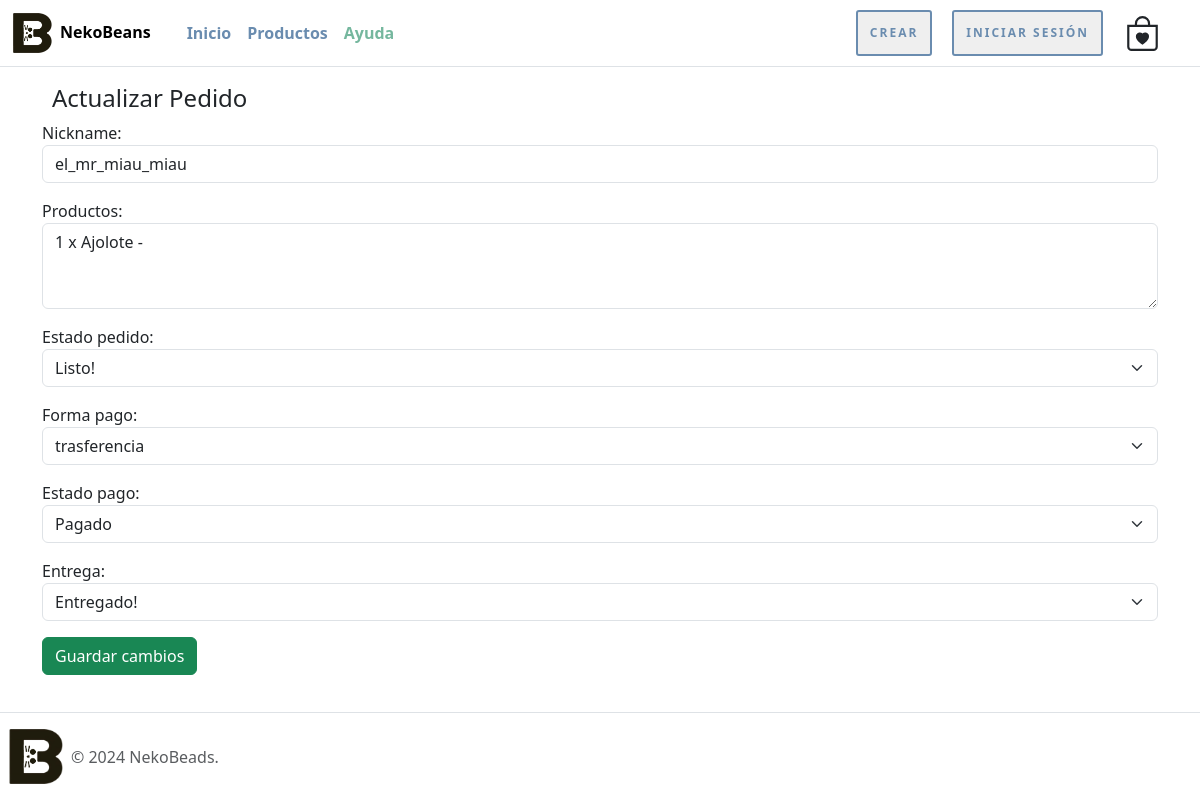
The page /modificar-pedido/38/ on the database its author committed.
### nekoBeansWeb/models.py (models this page shows, shortened)
class envio(models.Model):
    nickname = models.CharField(max_length=100)
    nombre = models.CharField(max_length=100)
    apellido_paterno = models.CharField(max_length=100)
    apellido_materno = models.CharField(max_length=100)
    telefono = models.CharField(max_length=20)
    email = models.EmailField()
    direccion = models.TextField()
    productos = models.TextField(default='No hay productos')  # Valor por defecto
    estado_pedido = models.IntegerField(choices=estado_pedido, default=1)
    forma_pago = models.IntegerField(choices=forma_pago, default=1)
    estado_pago = models.IntegerField(choices=estado_pago, default=1)
    entrega = models.IntegerField(choices=entrega, default=1)

### nekoBeansWeb/views.py (the view)
# urls.py: path('modificar-pedido/<int:id>/', modificar_pedido, name='modificar_pedido'),
def modificar_pedido(request, id):
    pedido = get_object_or_404(envio, id=id)  # Retrieve the Envio object with the given id
    if request.method == 'POST':
        formulario = ActualizarEnvioForm(data=request.POST, instance=pedido, files=request.FILES)
        if formulario.is_valid():
            formulario.save()
            messages.success(request, "¡Modificaste el pedido con éxito!")
            return redirect('lista_pedidos')  # Redirect to list view after successful update
    else:
        formulario = ActualizarEnvioForm(instance=pedido)
    data = {
        'form': formulario,
        'pedido': pedido  # Pass 'pedido' to the template context
    }
    return render(request, 'nekoBeansWeb/pedidos/actualizar_pedido.html', data)

### nekoBeansWeb/forms.py
class ActualizarEnvioForm(forms.ModelForm):
    class Meta:
        model = envio
        exclude = ['nombre','apellido_paterno','apellido_materno','telefono','email','direccion']
        widgets = {
            'nickname': forms.TextInput(attrs={'class': 'form-control', 'placeholder': 'Nombre', 'readonly': 'readonly'}),
            'productos': forms.Textarea(attrs={'class': 'form-control', 'rows': 3, 'readonly': 'readonly'}),
            'forma_pago': forms.Select(attrs={'class': 'form-select'}),
            'estado_pedido': forms.Select(attrs={'class': 'form-select'}),
            'estado_pago': forms.Select(attrs={'class': 'form-select'}),
            'entrega': forms.Select(attrs={'class': 'form-select'}),
        }

### nekoBeansWeb/templates/nekoBeansWeb/pedidos/actualizar_pedido.html (shortened to what this page needs)
{% extends 'nekoBeansWeb/narvar_footer.html' %}
{% load static %}
{% block contenido %}
<div class="container mt-4">
    <div class="row">
        <div class="col-md-12">
            <h4 class="espacio-titulos">Actualizar Pedido</h4>
            <form method="POST" enctype="multipart/form-data">
                {{ form.as_p }}
                <button type="submit" class="btn btn-success">Guardar cambios</button>
            </form>
        </div>
    </div>
</div>
{% endblock %}

### nekoBeansWeb/static/nekoBeansWeb/css/stiloPag.css (style rules this page uses)
.espacio-titulos { max-width: 940px; padding: 60px 10px 0px; }

### rows shown on the page
envio: nickname "el_mr_miau_miau", productos "1 x Ajolote -", estado_pedido "Listo!", forma_pago "trasferencia", estado_pago "Pagado", entrega "Entregado!"
